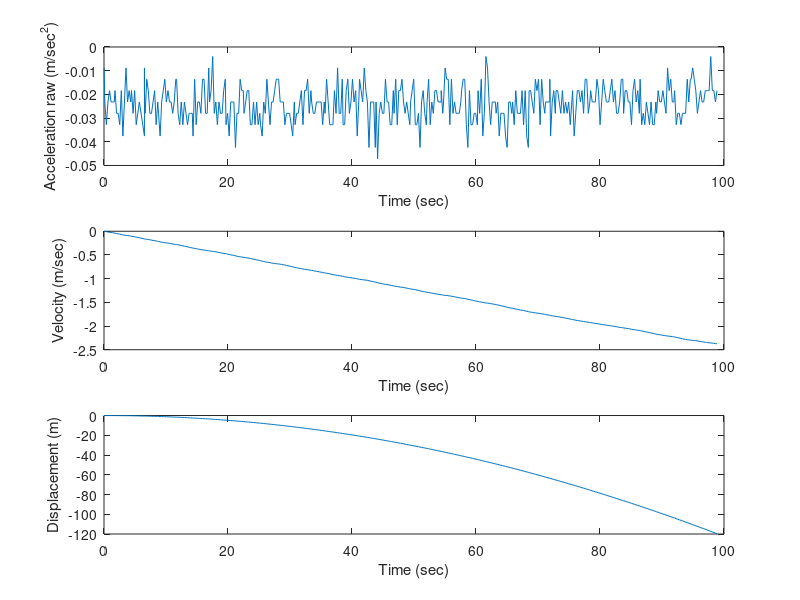
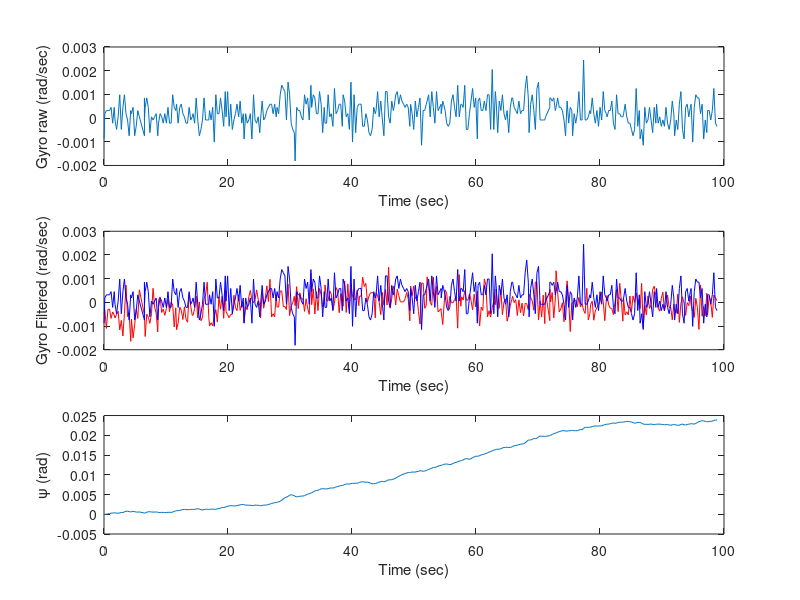

Recreate these plots in MATLAB, in order.
%% load data
clear all
close all
clc
%% Algoritma Integral Cumtrapz
% https://www.mathworks.com/help/matlab/ref/cumtrapz.html

load('new.mat');
%% Design High Pass Filter
fs = 8000; % Sampling Rate
fc = 0.1/30;  % Cut off Frequency
order = 6; % 6th Order Filter
%% accelerations are integrated twice to produce displacements
figure (1)
subplot(311)
plot(time,Accelerometer(:,1))
xlabel('Time (sec)')
ylabel('Acceleration raw (m/sec^2)')
%% Filter  Acceleration Signals
[b1 a1] = butter(order,fc,'high');
accf=filtfilt(b1,a1,Accelerometer(:,1));
subplot(412)
plot(time,accf,'r'); hold on
plot(time,Accelerometer(:,1),'b')
xlabel('Time (sec)')
ylabel('Acceleration filtered (m/sec^2)')
%% First Integration (Acceleration - Veloicty)
velocity=cumtrapz(time,Accelerometer(:,1));
subplot(312)
plot(time,velocity)
xlabel('Time (sec)')
ylabel('Velocity (m/sec)')
%% Filter  Veloicty Signals
[b2 a2] = butter(order,fc,'high');
velf = filtfilt(b2,a2,velocity);
%% Second Integration   (Velocity - Displacement)
Displacement=cumtrapz(time, velocity);
subplot(313)
plot(time,Displacement)
xlabel('Time (sec)')
ylabel('Displacement (m)')
%===================================================================%
%% Gyroscope integration 
figure (2)
subplot(311)
plot(time,Gyroscope(:,3))
xlabel('Time (sec)')
ylabel('Gyro raw (rad/sec)')

%% Filter  Gyros Signals
[b3 a3] = butter(order,fc,'high');
gyf=filtfilt(b3,a3,Gyroscope(:,2));
subplot(312)
plot(time,gyf,'r'); hold on
plot(time,Gyroscope(:,3),'b')
xlabel('Time (sec)')
ylabel('Gyro Filtered (rad/sec)')

%% First Integration (Gyro - Angle)
roll=cumtrapz(time, Gyroscope(:,3));
subplot(313)
plot(time,roll)
xlabel('Time (sec)')
ylabel('\psi (rad)')